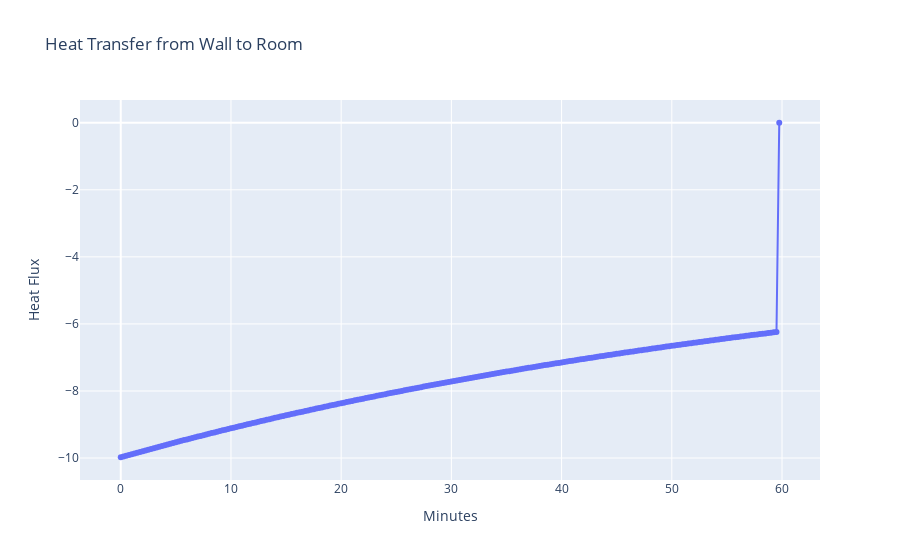

Write notebook code for a chart like this one.
### Code cell
fig = go.Figure()
fig.add_trace(go.Scatter(x=times, y=v1.wall_heat_flux, mode='markers+lines',))
fig.update_layout(xaxis_title='Minutes',
                  yaxis_title='Heat Flux',
                  title='Heat Transfer from Wall to Room')

### Figure 1 — Plotly figure (JSON) as saved in the notebook; plotly's stock layout.template omitted (floating-point values rounded to 4 significant figures; data arrays with more than 128 entries replaced by an {"elided": "..."} marker saying what was removed)
{"data": [{"mode": "markers+lines", "type": "scatter", "x": {"elided": "240 float values"}, "y": {"elided": "240 float values"}}], "layout": {"title": {"text": "Heat Transfer from Wall to Room"}, "xaxis": {"title": {"text": "Minutes"}}, "yaxis": {"title": {"text": "Heat Flux"}}}}
